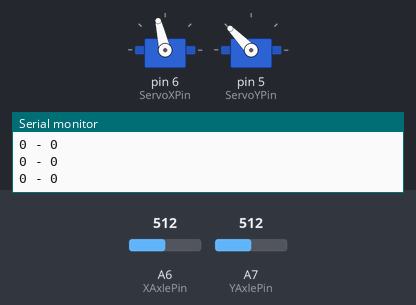
A sketch run on a simulated Arduino Nano, built with avr-gcc and run on an emulated ATmega328P. Parts: 2 × servo, the last lines printed to the serial monitor. The inputs (shaded band) are chosen by the test bench; at power-on: A6 (XAxlePin) = 512, A7 (YAxlePin) = 512.

Above: at 1.2 s.
1.3 s: A6 (XAxlePin) set to 359
4.3 s: A6 (XAxlePin) set to 323
At 4.76 s:
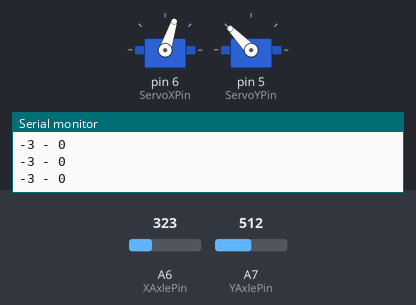
At 5.5 s:
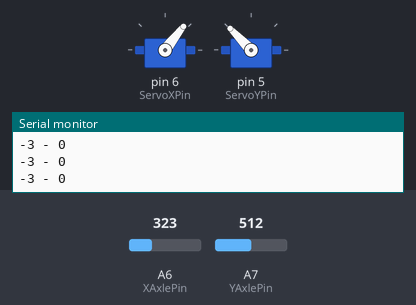
6.5 s: A7 (YAxlePin) set to 356
8.0 s: A7 (YAxlePin) set to 334
At 9.7 s:
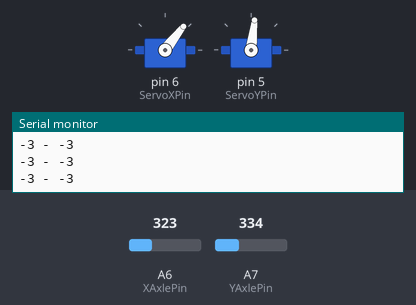
10.4 s: A7 (YAxlePin) set to 754
11.9 s: A7 (YAxlePin) set to 777
At 14.0 s:
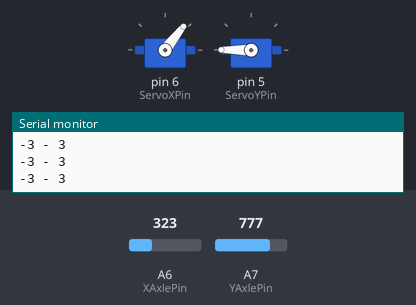
Timing chart, 0 to 15.5 s (numbered marks = the images above; inputs shaded):
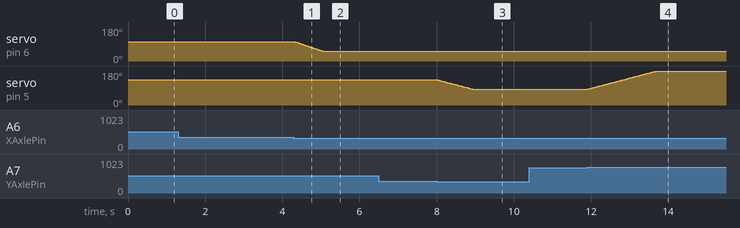

The sketch:

mazeino.ino
```cpp
#include <Servo.h>

Servo myServoX;
Servo myServoY;

int ServoXPin = 6;
int ServoYPin = 5;
int ServoXHomePos = 103;
int ServoYHomePos = 134;
int ServoXPos = 103;
int ServoYPos = 135;
int XAxlePin = A6;      // pinos do joystick A6 e A7
int YAxlePin = A7;
int XAxleValue = 0;
int YAxleValue = 0;
int Direction = 0;
int range = 12;
int center = range/2;
int threshold = range/4;


void setup() {                  // inicializa os servo-motores e estabelece posições iniciais
myServoX.attach(ServoXPin);
myServoY.attach(ServoYPin);
ServoXPos = ServoXHomePos;
ServoYPos = ServoYHomePos;
myServoX.write(ServoXPos);
myServoY.write(ServoYPos);
Serial.begin(9600);
}

void loop() {                   // lê os valores dos potenciometros (x e y)
XAxleValue = readAxis(XAxlePin);
YAxleValue = readAxis(YAxlePin);

Serial.print(XAxleValue,DEC);
Serial.print(" - ");
Serial.println(YAxleValue,DEC);

// dependendo do valor dos potenciometros, ajusta-se a posição dos servos motores

if (XAxleValue>0) { ServoXPos++; myServoX.write(ServoXPos); delay(1*(7-XAxleValue)); } // se é - vai p uma direção
if (XAxleValue<0) { ServoXPos--; myServoX.write(ServoXPos); delay(1*(7+XAxleValue)); } // se é + vai p outra direção
if (YAxleValue>0) { ServoYPos++; myServoY.write(ServoYPos); delay(1*(7-YAxleValue)); } // ajustei o delay pra 1 p testar se o movimento seria mais rápido
if (YAxleValue<0) { ServoYPos--; myServoY.write(ServoYPos); delay(1*(7+YAxleValue)); }

if (ServoXPos>ServoXHomePos+50) { ServoXPos=ServoXHomePos+50; }
if (ServoXPos<ServoXHomePos-50) { ServoXPos= ServoXHomePos-50; }
if (ServoYPos>ServoYHomePos+50) { ServoYPos=ServoYHomePos+50; }
if (ServoYPos<ServoYHomePos-50) { ServoYPos= ServoYHomePos-50; }
delay(10);
}

int readAxis(int thisAxis) {

int reading = analogRead(thisAxis);

reading = map(reading, 0, 1023, 0, range);  // lê e mapeia um range específico

int distance = reading - center;            // calcula a distância desde o centro e aplica uma condição p evitar complicações
if (abs(distance) < threshold) {
    distance = 0;
}

return distance;                            // retorna a distancia calculada
}
```

Measured:
- the behaviour switches between 341 and 340 on A6 (XAxlePin) (found by bisection; images 0 and 1)
- the behaviour switches between 341 and 340 on A7 (YAxlePin) (found by bisection; images 2 and 3)
- the behaviour switches between 767 and 768 on A7 (YAxlePin) (found by bisection; images 3 and 4)
- after the input at 4.3 s, servo on pin 6 (ServoXPin): moves from 103° to 52° over 0.73 s, starting at once
- after the input at 8.0 s, servo on pin 5 (ServoYPin): moves from 134° to 83° over 0.93 s, starting at once
- after the input at 11.9 s, servo on pin 5 (ServoYPin): moves from 83° to 180° over 1.8 s, starting at once
